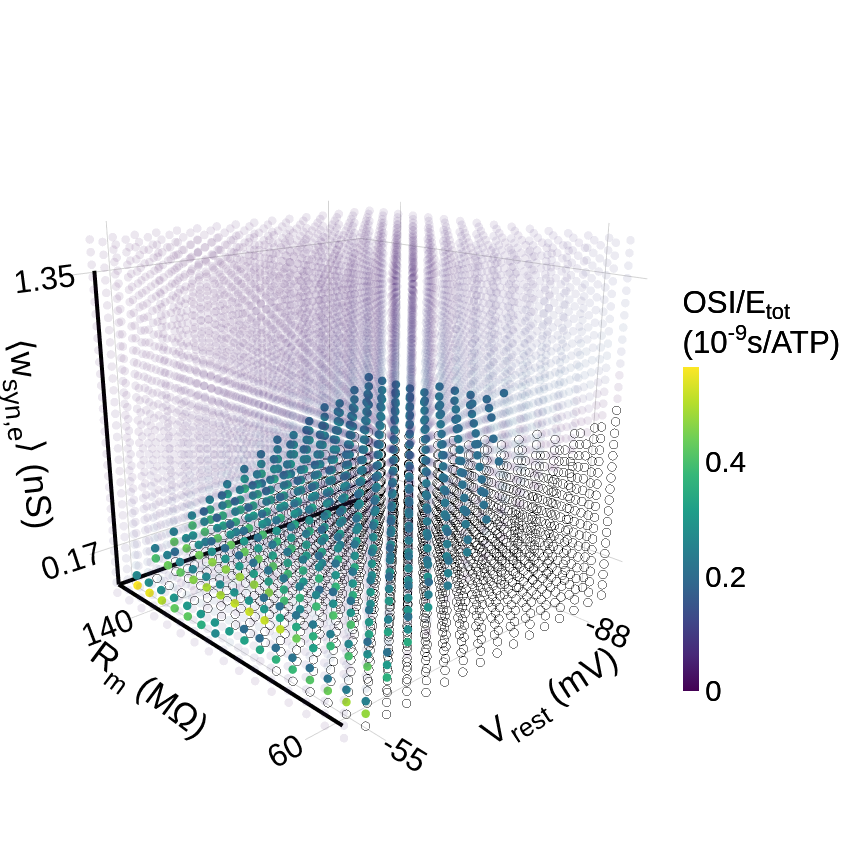
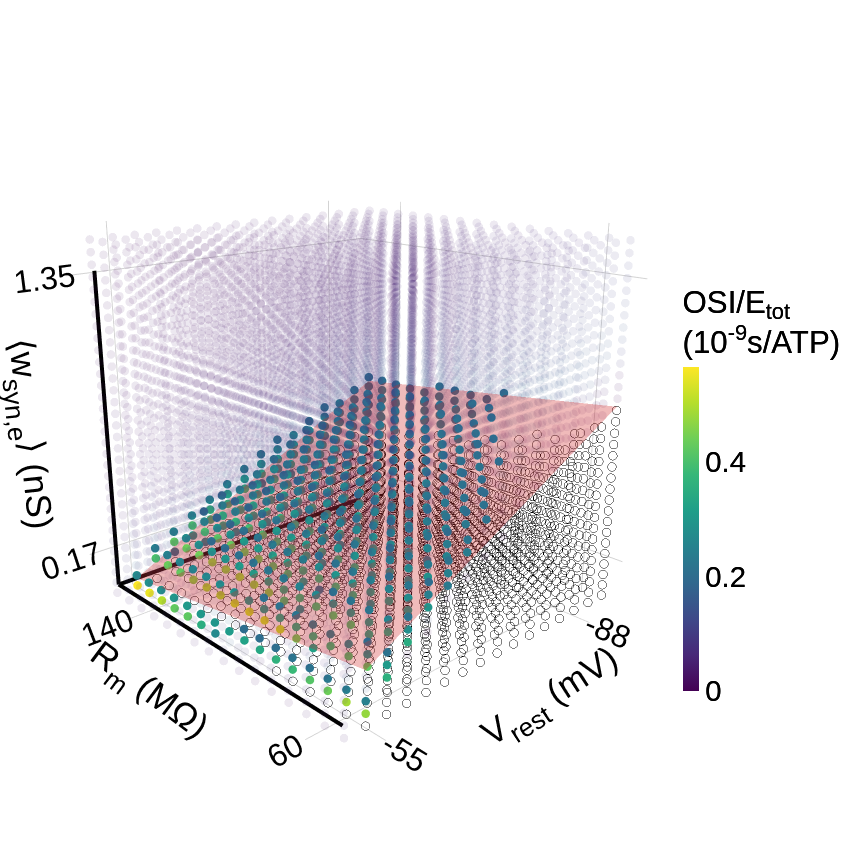

Notebook code for these charts, in order:
### Code cell
# plot Fig. data

fig = pf.plot_interactive_3D(results_mean_spiking_trials, 'OSI_per_energy', 'OSI_per_energy', lower_threshold = 0.2, interpolation = False, colorbar_mode = True, axes_mode=True, base_font_size=39, eye=dict(x=-1.81, y=1.7, z=0.8));
ppf.fig_3D_fitted_plane(fig, results_mean_spiking_trials, value_key='OSI_per_energy', lower_threshold=0.2, upper_threshold=None, use_translated_w_scale=True, plane_resolution=20, plane_opacity=0.9, print_results=True, name='OSI plane fit', figsize=(7,10), fontsizes=fontsizes, savename_mode=True);

### Figure 1 — Plotly figure (JSON) as saved in the notebook; plotly's stock layout.template omitted (floating-point values rounded to 4 significant figures; data arrays with more than 128 entries replaced by an {"elided": "..."} marker saying what was removed)
{"data": [{"customdata": {"elided": "577x2 float values"}, "hovertemplate": "R_m: %{x}<br>E_L: %{y}<br>w_syn_e: %{z}<br>r_post: %{customdata[0]:.2f}<br>E_tot: %{customdata[1]:.2f}<br>OSI_per_energy: %{marker.color:.2f}<extra></extra>", "marker": {"cauto": false, "cmax": 0.5654, "cmin": 0, "color": {"elided": "577 float values"}, "colorbar": {"len": 0.5, "nticks": 3, "thickness": 16, "tickfont": {"size": 29.25}, "tickmode": "auto", "title": {"font": {"size": 31.2}, "text": "OSI/E<sub>tot</sub><br>(10<sup>-9</sup>s/ATP)"}, "x": 0.95, "y": 0.425, "yanchor": "middle"}, "colorscale": [[0, "#440154"], [0.1111, "#482878"], [0.2222, "#3e4989"], [0.3333, "#31688e"], [0.4444, "#26828e"], [0.5556, "#1f9e89"], [0.6667, "#35b779"], [0.7778, "#6ece58"], [0.8889, "#b5de2b"], [1, "#fde725"]], "opacity": 1, "showscale": true, "size": 5}, "mode": "markers", "name": "Within thresholds", "showlegend": false, "type": "scatter3d", "x": {"elided": "577 float values"}, "y": {"elided": "577 float values"}, "z": {"elided": "577 float values"}}, {"customdata": {"elided": "1652x2 float values"}, "hovertemplate": "R_m: %{x}<br>E_L: %{y}<br>w_syn_e: %{z}<br>r_post: %{customdata[0]:.2f}<br>E_tot: %{customdata[1]:.2f}<br>OSI_per_energy: 0", "marker": {"color": "rgba(0, 0, 0, 0)", "line": {"color": "black", "width": 0.5}, "size": 5}, "mode": "markers", "name": "Zero values", "showlegend": false, "type": "scatter3d", "x": {"elided": "1652 float values"}, "y": {"elided": "1652 float values"}, "z": {"elided": "1652 float values"}}, {"customdata": {"elided": "5963x2 float values"}, "hovertemplate": "R_m: %{x}<br>E_L: %{y}<br>w_syn_e: %{z}<br>r_post: %{customdata[0]:.2f}<br>E_tot: %{customdata[1]:.2f}<br>OSI_per_energy: %{marker.color:.2f}<extra></extra>", "marker": {"cauto": false, "cmax": 0.5654, "cmin": 0, "color": {"elided": "5963 float values"}, "colorbar": {"len": 0.5, "nticks": 3, "thickness": 16, "tickfont": {"size": 29.25}, "tickmode": "auto", "title": {"font": {"size": 31.2}, "text": "OSI/E<sub>tot</sub><br>(10<sup>-9</sup>s/ATP)"}, "x": 0.95, "y": 0.425, "yanchor": "middle"}, "colorscale": [[0, "#440154"], [0.1111, "#482878"], [0.2222, "#3e4989"], [0.3333, "#31688e"], [0.4444, "#26828e"], [0.5556, "#1f9e89"], [0.6667, "#35b779"], [0.7778, "#6ece58"], [0.8889, "#b5de2b"], [1, "#fde725"]], "opacity": 0.1, "showscale": true, "size": 5}, "mode": "markers", "name": "Below threshold values", "showlegend": false, "type": "scatter3d", "x": {"elided": "5963 float values"}, "y": {"elided": "5963 float values"}, "z": {"elided": "5963 float values"}}, {"customdata": [], "hovertemplate": "R_m: %{x}<br>E_L: %{y}<br>w_syn_e: %{z}<br>r_post: %{customdata[0]:.2f}<br>E_tot: %{customdata[1]:.2f}<br>OSI_per_energy: %{marker.color:.2f}<extra></extra>", "marker": {"cauto": false, "cmax": 0.5654, "cmin": 0, "color": [], "colorbar": {"len": 0.5, "nticks": 3, "thickness": 16, "tickfont": {"size": 29.25}, "tickmode": "auto", "title": {"font": {"size": 31.2}, "text": "OSI/E<sub>tot</sub><br>(10<sup>-9</sup>s/ATP)"}, "x": 0.95, "y": 0.425, "yanchor": "middle"}, "colorscale": [[0, "#440154"], [0.1111, "#482878"], [0.2222, "#3e4989"], [0.3333, "#31688e"], [0.4444, "#26828e"], [0.5556, "#1f9e89"], [0.6667, "#35b779"], [0.7778, "#6ece58"], [0.8889, "#b5de2b"], [1, "#fde725"]], "opacity": 0.1, "showscale": true, "size": 5}, "mode": "markers", "name": "Above threshold values", "showlegend": false, "type": "scatter3d", "x": [], "y": [], "z": []}, {"hoverinfo": "skip", "line": {"color": "black", "width": 8}, "mode": "lines", "name": "x-axis", "showlegend": false, "type": "scatter3d", "x": [155.6, 54.55], "y": [-52.48, -52.48], "z": [0.01733, 0.01733]}, {"hoverinfo": "skip", "line": {"color": "black", "width": 8}, "mode": "lines", "name": "y-axis", "showlegend": false, "type": "scatter3d", "x": [155.6, 155.6], "y": [-52.48, -92.53], "z": [0.01733, 0.01733]}, {"hoverinfo": "skip", "line": {"color": "black", "width": 8}, "mode": "lines", "name": "z-axis", "showlegend": false, "type": "scatter3d", "x": [155.6, 155.6], "y": [-52.48, -52.48], "z": [0.01733, 1.36]}], "layout": {"coloraxis": {"colorbar": {"len": 0.75, "thickness": 20}}, "font": {"color": "black", "family": "Helvetica"}, "height": 850, "legend": {"x": 0.05, "xanchor": "left", "y": 0.1, "yanchor": "top"}, "margin": {"b": 0, "l": 0, "r": 0, "t": 0}, "scene": {"aspectmode": "cube", "aspectratio": {"x": 1, "y": 1, "z": 1}, "camera": {"center": {"x": 0, "y": 0, "z": 0}, "eye": {"x": -1.81, "y": 1.7, "z": 0.8}, "projection": {"type": "perspective"}, "up": {"x": 0, "y": 0, "z": 1}}, "xaxis": {"backgroundcolor": "white", "gridcolor": "lightgrey", "showbackground": true, "tickfont": {"size": 19.5}, "ticktext": ["60", "140"], "tickvals": [60, 140], "title": {"font": {"size": 35.1}, "text": "R<sub>m</sub> (MΩ)"}, "type": "linear"}, "yaxis": {"backgroundcolor": "white", "gridcolor": "lightgrey", "showbackground": true, "tickfont": {"size": 19.5}, "ticktext": ["-88", "-55"], "tickvals": [-87.9, -55.1], "title": {"font": {"size": 35.1}, "text": "V<sub>rest</sub> (mV)"}, "type": "linear"}, "zaxis": {"backgroundcolor": "white", "gridcolor": "lightgrey", "showbackground": true, "tickfont": {"size": 19.5}, "ticktext": ["0.17", "1.35"], "tickvals": [0.1733, 1.347], "title": {"font": {"size": 35.1}, "text": "⟨w<sub>syn,e</sub>⟩ (nS)"}, "type": "linear"}}, "width": 850}}

### Figure 2 — Plotly figure (JSON) as saved in the notebook; plotly's stock layout.template omitted (floating-point values rounded to 4 significant figures; data arrays with more than 128 entries replaced by an {"elided": "..."} marker saying what was removed)
{"data": [{"customdata": {"elided": "577x2 float values"}, "hovertemplate": "R_m: %{x}<br>E_L: %{y}<br>w_syn_e: %{z}<br>r_post: %{customdata[0]:.2f}<br>E_tot: %{customdata[1]:.2f}<br>OSI_per_energy: %{marker.color:.2f}<extra></extra>", "marker": {"cauto": false, "cmax": 0.5654, "cmin": 0, "color": {"elided": "577 float values"}, "colorbar": {"len": 0.5, "nticks": 3, "thickness": 16, "tickfont": {"size": 29.25}, "tickmode": "auto", "title": {"font": {"size": 31.2}, "text": "OSI/E<sub>tot</sub><br>(10<sup>-9</sup>s/ATP)"}, "x": 0.95, "y": 0.425, "yanchor": "middle"}, "colorscale": [[0, "#440154"], [0.1111, "#482878"], [0.2222, "#3e4989"], [0.3333, "#31688e"], [0.4444, "#26828e"], [0.5556, "#1f9e89"], [0.6667, "#35b779"], [0.7778, "#6ece58"], [0.8889, "#b5de2b"], [1, "#fde725"]], "opacity": 1, "showscale": true, "size": 5}, "mode": "markers", "name": "Within thresholds", "showlegend": false, "type": "scatter3d", "x": {"elided": "577 float values"}, "y": {"elided": "577 float values"}, "z": {"elided": "577 float values"}}, {"customdata": {"elided": "1652x2 float values"}, "hovertemplate": "R_m: %{x}<br>E_L: %{y}<br>w_syn_e: %{z}<br>r_post: %{customdata[0]:.2f}<br>E_tot: %{customdata[1]:.2f}<br>OSI_per_energy: 0", "marker": {"color": "rgba(0, 0, 0, 0)", "line": {"color": "black", "width": 0.5}, "size": 5}, "mode": "markers", "name": "Zero values", "showlegend": false, "type": "scatter3d", "x": {"elided": "1652 float values"}, "y": {"elided": "1652 float values"}, "z": {"elided": "1652 float values"}}, {"customdata": {"elided": "5963x2 float values"}, "hovertemplate": "R_m: %{x}<br>E_L: %{y}<br>w_syn_e: %{z}<br>r_post: %{customdata[0]:.2f}<br>E_tot: %{customdata[1]:.2f}<br>OSI_per_energy: %{marker.color:.2f}<extra></extra>", "marker": {"cauto": false, "cmax": 0.5654, "cmin": 0, "color": {"elided": "5963 float values"}, "colorbar": {"len": 0.5, "nticks": 3, "thickness": 16, "tickfont": {"size": 29.25}, "tickmode": "auto", "title": {"font": {"size": 31.2}, "text": "OSI/E<sub>tot</sub><br>(10<sup>-9</sup>s/ATP)"}, "x": 0.95, "y": 0.425, "yanchor": "middle"}, "colorscale": [[0, "#440154"], [0.1111, "#482878"], [0.2222, "#3e4989"], [0.3333, "#31688e"], [0.4444, "#26828e"], [0.5556, "#1f9e89"], [0.6667, "#35b779"], [0.7778, "#6ece58"], [0.8889, "#b5de2b"], [1, "#fde725"]], "opacity": 0.1, "showscale": true, "size": 5}, "mode": "markers", "name": "Below threshold values", "showlegend": false, "type": "scatter3d", "x": {"elided": "5963 float values"}, "y": {"elided": "5963 float values"}, "z": {"elided": "5963 float values"}}, {"customdata": [], "hovertemplate": "R_m: %{x}<br>E_L: %{y}<br>w_syn_e: %{z}<br>r_post: %{customdata[0]:.2f}<br>E_tot: %{customdata[1]:.2f}<br>OSI_per_energy: %{marker.color:.2f}<extra></extra>", "marker": {"cauto": false, "cmax": 0.5654, "cmin": 0, "color": [], "colorbar": {"len": 0.5, "nticks": 3, "thickness": 16, "tickfont": {"size": 29.25}, "tickmode": "auto", "title": {"font": {"size": 31.2}, "text": "OSI/E<sub>tot</sub><br>(10<sup>-9</sup>s/ATP)"}, "x": 0.95, "y": 0.425, "yanchor": "middle"}, "colorscale": [[0, "#440154"], [0.1111, "#482878"], [0.2222, "#3e4989"], [0.3333, "#31688e"], [0.4444, "#26828e"], [0.5556, "#1f9e89"], [0.6667, "#35b779"], [0.7778, "#6ece58"], [0.8889, "#b5de2b"], [1, "#fde725"]], "opacity": 0.1, "showscale": true, "size": 5}, "mode": "markers", "name": "Above threshold values", "showlegend": false, "type": "scatter3d", "x": [], "y": [], "z": []}, {"hoverinfo": "skip", "line": {"color": "black", "width": 8}, "mode": "lines", "name": "x-axis", "showlegend": false, "type": "scatter3d", "x": [155.6, 54.55], "y": [-52.48, -52.48], "z": [0.01733, 0.01733]}, {"hoverinfo": "skip", "line": {"color": "black", "width": 8}, "mode": "lines", "name": "y-axis", "showlegend": false, "type": "scatter3d", "x": [155.6, 155.6], "y": [-52.48, -92.53], "z": [0.01733, 0.01733]}, {"hoverinfo": "skip", "line": {"color": "black", "width": 8}, "mode": "lines", "name": "z-axis", "showlegend": false, "type": "scatter3d", "x": [155.6, 155.6], "y": [-52.48, -52.48], "z": [0.01733, 1.36]}, {"colorscale": [[0, "rgba(200, 30, 30, 0.35)"], [1, "rgba(200, 30, 30, 0.35)"]], "hovertemplate": "OSI plane fit<br>R_m: %{x:.2f}<br>E_L: %{y:.2f}<br>w_syn_e: %{z:.2f}<extra></extra>", "name": "OSI plane fit", "opacity": 0.9, "showlegend": false, "showscale": false, "type": "surface", "x": {"elided": "20x20 float values"}, "y": {"elided": "20x20 float values"}, "z": {"elided": "20x20 float values"}}], "layout": {"coloraxis": {"colorbar": {"len": 0.75, "thickness": 20}}, "font": {"color": "black", "family": "Helvetica"}, "height": 850, "legend": {"x": 0.05, "xanchor": "left", "y": 0.1, "yanchor": "top"}, "margin": {"b": 0, "l": 0, "r": 0, "t": 0}, "scene": {"aspectmode": "cube", "aspectratio": {"x": 1, "y": 1, "z": 1}, "camera": {"eye": {"x": -1.81, "y": 1.7, "z": 0.8}}, "xaxis": {"backgroundcolor": "white", "gridcolor": "lightgrey", "showbackground": true, "tickfont": {"size": 19.5}, "ticktext": ["60", "140"], "tickvals": [60, 140], "title": {"font": {"size": 35.1}, "text": "R<sub>m</sub> (MΩ)"}, "type": "linear"}, "yaxis": {"backgroundcolor": "white", "gridcolor": "lightgrey", "showbackground": true, "tickfont": {"size": 19.5}, "ticktext": ["-88", "-55"], "tickvals": [-87.9, -55.1], "title": {"font": {"size": 35.1}, "text": "V<sub>rest</sub> (mV)"}, "type": "linear"}, "zaxis": {"backgroundcolor": "white", "gridcolor": "lightgrey", "showbackground": true, "tickfont": {"size": 19.5}, "ticktext": ["0.17", "1.35"], "tickvals": [0.1733, 1.347], "title": {"font": {"size": 35.1}, "text": "⟨w<sub>syn,e</sub>⟩ (nS)"}, "type": "linear"}}, "width": 850}}
